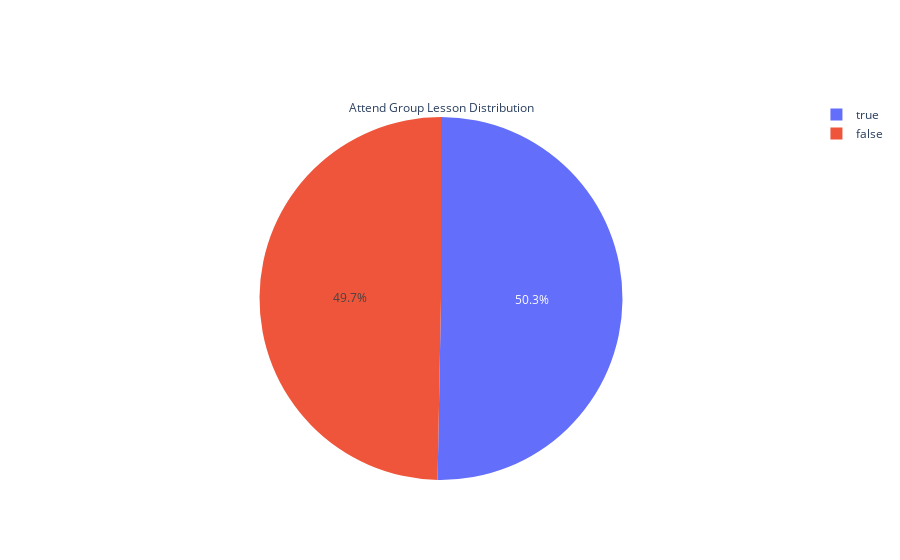

Notebook source saved alongside this figure:
### Markdown cell above
### Attend Group Lesson Distribution

### Code cell
fig=go.Figure()
fig.add_trace(go.Pie(
    labels=df['attend_group_lesson'].value_counts().index,
    values=df['attend_group_lesson'].value_counts().values,
    title='Attend Group Lesson Distribution'
))
iplot(fig)
fig.write_html("vis/attend_group_lesson_count.html")

### Figure 1 — Plotly figure (JSON) as saved in the notebook; plotly's stock layout.template omitted (floating-point values rounded to 4 significant figures)
{"data": [{"labels": [true, false], "title": {"text": "Attend Group Lesson Distribution"}, "type": "pie", "values": [503, 497]}], "layout": {}}
